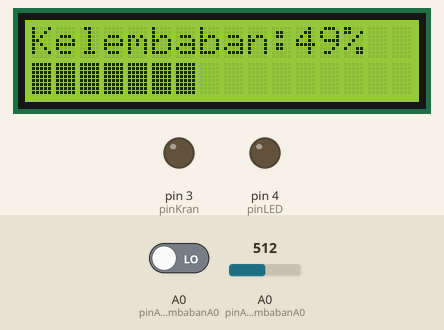
Simulated run of this sketch. Board: Arduino Uno, built with avr-gcc and run on an emulated ATmega328P. Parts: 16×2 character LCD, output pins drawn as LEDs (lit = HIGH). Inputs (shaded band) come from the test bench; at power-on: A0 (pinAnalogKelembabanA0) LOW, A0 (pinAnalogKelembabanA0) = 512.

Above: at 4.2 s.
4.3 s: A0 (pinAnalogKelembabanA0) driven HIGH
At 5.8 s:
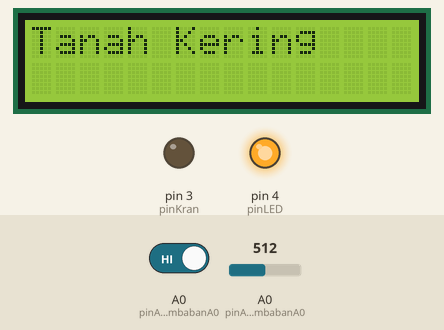
6.6 s: A0 (pinAnalogKelembabanA0) driven LOW
At 8.4 s:
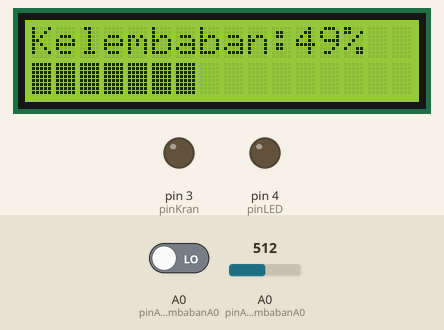
8.7 s: A0 (pinAnalogKelembabanA0) set to 716
At 9.5 s:
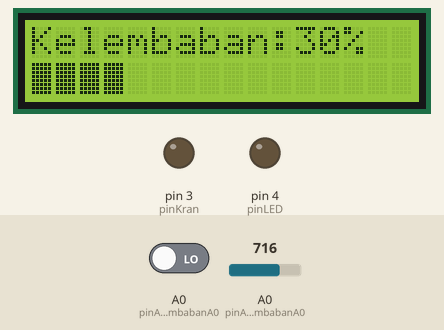
10.7 s: A0 (pinAnalogKelembabanA0) set to 900
At 12.4 s:
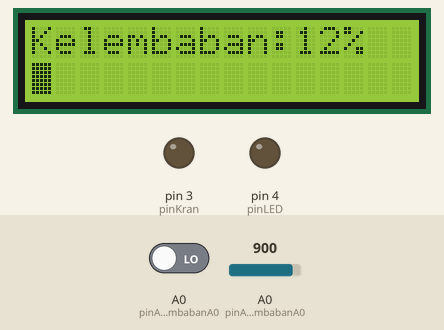
12.7 s: A0 (pinAnalogKelembabanA0) set to 1023
At 14.2 s:
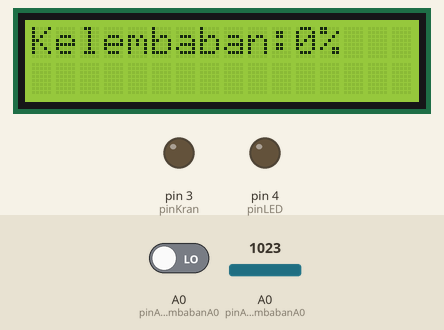
14.8 s: A0 (pinAnalogKelembabanA0) set to 306
At 16.4 s:
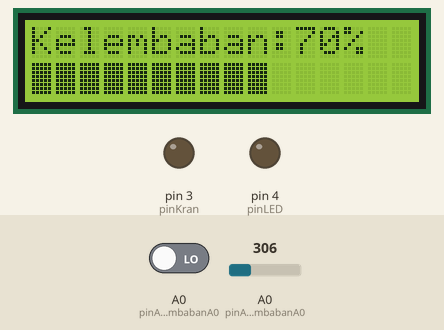
Timing chart, 0 to 17.8 s (numbered marks = the images above; inputs shaded):
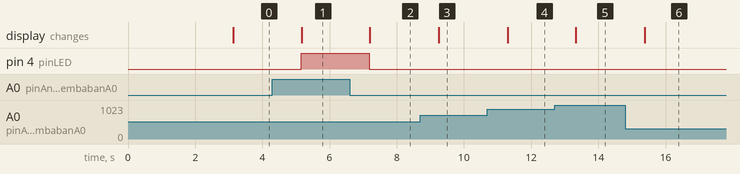

Measured:
- after the input at 4.3 s, pin 4 (pinLED): LOW → HIGH after 0.86 s; the display: changes after 0.87 s (image 1)
- after the input at 6.6 s, pin 4 (pinLED): HIGH → LOW after 0.58 s; the display: changes after 0.60 s (image 2)
- after the input at 8.7 s, the display: changes after 0.56 s (image 3)
- after the input at 10.7 s, the display: changes after 0.60 s (image 4)
- after the input at 12.7 s, the display: changes after 0.63 s (image 5)
- after the input at 14.8 s, the display: changes after 0.59 s (image 6)

The sketch:

Proyek_Mini.ino
```cpp
#include <Wire.h>
#include <LiquidCrystal_I2C.h>

#define pinLED 4
#define pinKran 3
#define pinDigitalKelembabanD0 2 // sesuaikan dengan board komparator
#define pinAnalogKelembabanA0 A0 // sesuaikan dengan board komparator

// Atur alamat LC pada 0x27 untuk tampilan LCD 16 karakter 2 baris
LiquidCrystal_I2C lcd(0x27, 16, 2);
boolean apakahLembab = false;

// Pembangkitan custom character, kunjungi https://maxpromer.github.io/LCD-Character-Creator/
byte kotak[] = {
  B11111,
  B11111,
  B11111,
  B11111,
  B11111,
  B11111,
  B11111,
  B11111
};


void setup() {
  pinMode(pinLED, OUTPUT);
  pinMode(pinKran, OUTPUT);
  pinMode(pinDigitalKelembabanD0, INPUT);
  pinMode(pinAnalogKelembabanA0, INPUT);

  lcd.init(); // Inisialisasi LCD
  lcd.createChar(0, kotak);
  lcd.backlight(); // Menghidupkan backlight
  lcd.setCursor(0, 0);
  lcd.print(" Smart Farming ");
  lcd.setCursor(0, 1);
  lcd.print("  Kelembaban");
  delay(3000);
}

void loop() {
  //membaca input signal analog
  unsigned int nilaiPembacaanSensor = analogRead(pinAnalogKelembabanA0);

  //membaca input signal digital, status HIGH atau LOW
  apakahLembab = !(digitalRead(pinAnalogKelembabanA0));

  //mapping 1023 (kering) ke 0 dan 0 (lembab) ke 100 persen
  byte persen = map(nilaiPembacaanSensor, 1023, 0, 0, 100);

  //mapping 0-100% ke jumlah karakter 1-16
  byte progressBar = map(persen, 0, 100, 1, 16);

  lcd.clear();
  lcd.setCursor(0, 0);
  if (apakahLembab) {
    //LED mati ketika tanah lembab
    digitalWrite(pinLED, LOW);

    //sensor terkena air
    //prosentase kelembaban
    lcd.print("Kelembaban:" + String(persen) + "%");
    for (byte i = 0; i < progressBar - 1; i++)
    {
      //cetak custom character kotak
      lcd.setCursor(i, 1);
      lcd.write(0);
    }

    //Tutup kran elektrik (valve solenoid)
    //Ketika tingkat kelembaban lebih dari sama dengan 60%
    if (persen >= 60) {
      digitalWrite(pinKran, LOW);
      delay(1000); //tunda 1 detik
    }
  } else {
    //LED hidup ketika tanah kering
    digitalWrite(pinLED, HIGH);

    //sensor tidak terkena air
    lcd.print("Tanah Kering");

    if (persen < 60) {
      //Buka kran elektrik (valve solenoid)
      //Ketika tingkat kelembaban kurang dari 60%
      digitalWrite(pinLED, HIGH);
      delay(1000); //tunda 1 detik
    }
  }
  delay(1000);
}
```
